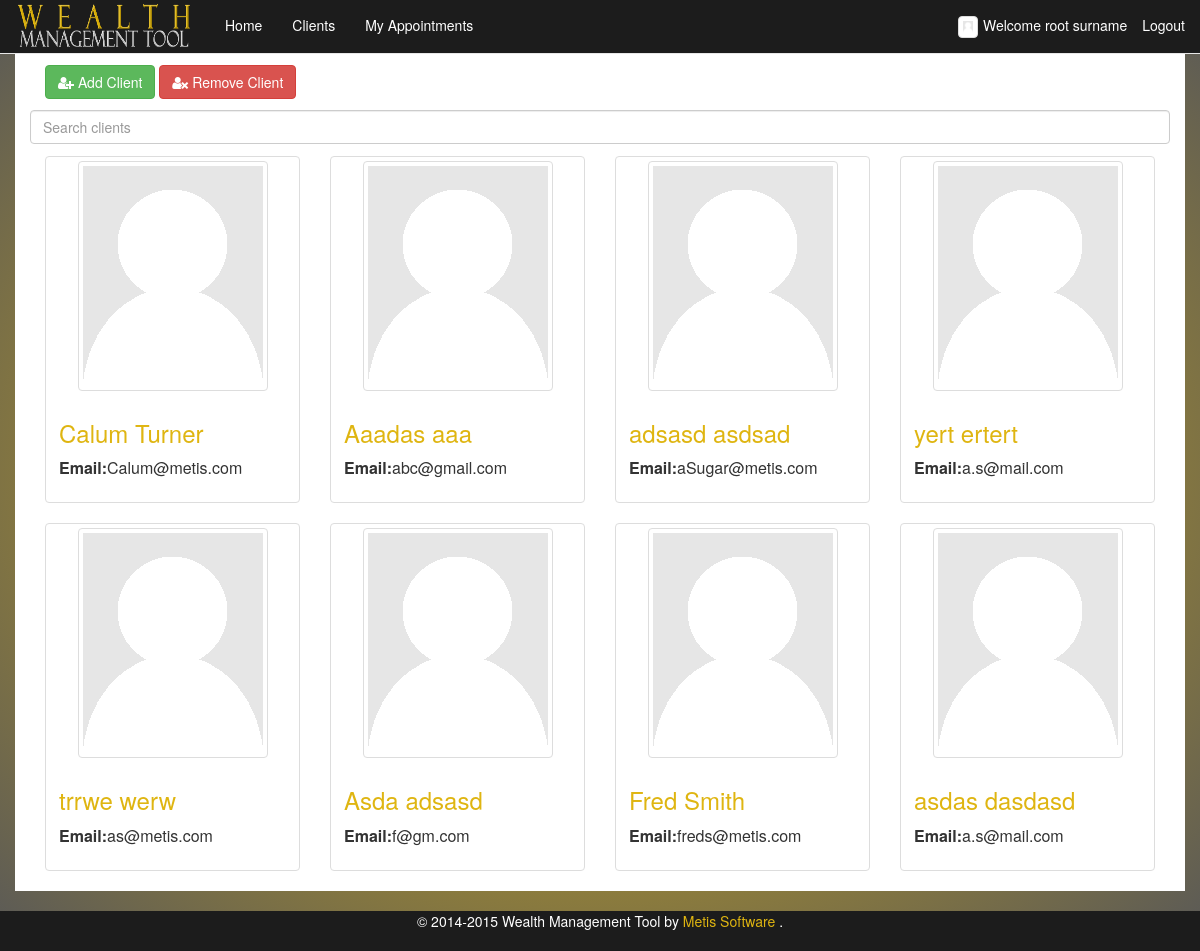
The app's page /clients/ (signed in) with its own data.
### wms/models.py (models this page shows, shortened)
class FA(AbstractBaseUser, PermissionsMixin):
    email = models.EmailField(max_length=64, unique=True)
    first_name = models.CharField(max_length=64, default="**DEFAULT**")
    middle_name = models.CharField(max_length=64, blank=True)
    surname = models.CharField(max_length=64, default="**DEFAULT**")
    image = models.ImageField(upload_to='fa_images', default='/media/person-placeholder.png')
    dob = models.DateField(default="1990-01-01")
    ni_regex = RegexValidator(regex=r'^(?!BG)(?!GB)(?!NK)(?!KN)(?!TN)(?!NT)(?!ZZ)(?:[A-CEGHJ-PR-TW-Z][A-CEGHJ-NPR-TW-Z])(?:\s*\d\s*){6}([A-D]|\s)$', message="Must be in the format: 'AA999999A', restrictions to characters apply'")
    ni_number = models.CharField(
        max_length=9, validators=[ni_regex], primary_key=True)
    is_staff=models.BooleanField(default=False)
    is_admin=models.BooleanField(default=False)
    is_active=models.BooleanField(default=True)
    USERNAME_FIELD = 'email'
    REQUIRED_FIELDS = ['first_name', 'surname', 'dob', 'ni_number', 'is_active']
    objects = FAUserManager()

class Client(models.Model):
    first_name = models.CharField(max_length=64)
    middle_name = models.CharField(max_length=64, blank=True)
    surname = models.CharField(max_length=64)
    image = models.ImageField(upload_to='client_images', default='/media/person-placeholder.png')
    dob = models.DateField(default="1990-01-01")
    ni_regex = RegexValidator(regex=r'^(?!BG)(?!GB)(?!NK)(?!KN)(?!TN)(?!NT)(?!ZZ)(?:[A-CEGHJ-PR-TW-Z][A-CEGHJ-NPR-TW-Z])(?:\s*\d\s*){6}([A-D]|\s)$', message="Must be in the format: 'AA999999A', restrictions to characters apply'")
    ni_number = models.CharField(max_length=9, validators=[ni_regex], primary_key=True)
    email = models.EmailField(max_length=64)
    phone_regex = RegexValidator(
        regex=r'^\+?1?\d{9,15}$',
        message="Not a valid phone number. Up to 9 digits allowed.")
    home_phone = models.CharField(
        max_length=11, validators=[phone_regex], blank=True
    )
    mob_phone = models.CharField(
        max_length=11, validators=[phone_regex], blank=True
    )
    cash = models.DecimalField(max_digits=20, decimal_places=2)
    fa = models.ForeignKey(FA, null=True, blank=True)
    twitter_username = models.CharField(validators=[RegexValidator(
                                                    regex="^(\w){1,15}$",
                                                    message="Not a valid username,please remove @ and max of 15 cahracters"
                                                    )],
                                        blank=True, max_length= 15)
    facebook_username = models.CharField(blank=True, null=True, max_length=15)
    linkedin_username = models.CharField(blank=True, null=True, max_length=15)
    googleplus_username = models.CharField(blank=True, null=True, max_length=15)
    def __str__(self):
        return self.surname + " - " + self.ni_number

### wms/views.py (the view)
# urls.py: url(r'^clients/', 'print_clients', name='print_clients'),
@login_required
def print_clients(request):
    current_user = request.user
    client_list = Client.objects.filter(fa__ni_number=current_user.ni_number)
    print(client_list)
    return render_to_response('wms/clients.html', {'client_list': client_list}, context_instance=RequestContext(request))

### wms/templates/wms/clients.html (shortened to what this page needs)
{% extends "wms/base_boot.html" %}
{% load staticfiles %}
{% block content %}
    <div class="col-md-12 col-sm-12 ">
        <div class="col-md-12" style="margin-bottom:1%;">
            <a class="btn btn-success" href="/new_client.html" role="button"><i class="fa fa-user-plus"></i> Add Client</a>
	    <button id="rmvclient" type="button" class="btn btn-danger"><i class="fa fa-user-times"></i> Remove Client</button>
        </div>
    </div>
    <div class=" col-md-12 col-sm-12">
    {% if client_list %}
    <div id="users">
        <input class="search form-control " placeholder="Search clients" style = "margin-bottom:1%;">
        <ul class="list-unstyled list">
        {% for client in client_list %}
        <li>
            <div class="col-sm-4 col-xs-12 col-md-3">
                <div class="thumbnail">
			<a href="/client_details/?client={{client.ni_number}}"><img src="{{ client.image.url }}" class="img-responsive img-thumbnail" style="max-width: 200px"></a>
                    <div class="caption">
                        <h3 class=""><a href="/client_details/?client={{client.ni_number}}">{{client.first_name}} {{client.surname}}</a></h3>
                        <p>
                            <table>
                                <tr>
                                    <td><strong>Email: </strong></td>
                                    <td class="email">{{client.email}}</td>
                                </tr>
                            </table>
                        </p>
                    </div>
                    </div>
                </div>
            </li>
        {%endfor%}
        </ul>
    </div>
    {% else %}
    <p>No client data</p>
    {% endif %}
    </div>
    </div>
    {%  endblock %}

### wms/templates/wms/base_boot.html (shortened to what this page needs)
{% load staticfiles %}
<html>
<head>
<link rel="stylesheet" type="text/css" href="{% static 'wms/css/style-bootstrap.css' %}" />
<link href="{% static "wms/css/bootstrap.css" %}" rel="stylesheet">
<link href="{% static "wms/css/magnific-popup.css" %}" rel="stylesheet" type="text/css">
<link rel="stylesheet" type="text/css" href="{% static "wms/css/jquery.fancybox.css" %}" media="screen" />
<link href="{% static "wms/css/bootstrap-sticky-footer.css" %}" rel="stylesheet">
<link rel="stylesheet" href="//maxcdn.bootstrapcdn.com/font-awesome/4.3.0/css/font-awesome.min.css">
</head>
<body>
<nav class="navbar navbar-default navbar-fixed-top" id="home">
	<div class="container-fluid">
		<div class="navbar-header">
			<a href="/" class="navbar-brand">
				<img src="{% static "wms/images/logo.png" %}" alt="Wealth Management Tool" height="54" width="180" style="margin-top: -15px;" /></a>
		</div>
		<div id="navbar" class="navbar-collapse collapse">
			<ul class="nav navbar-nav">
				<li><a id="home" href="/">Home</a></li>
				<li><a id="clients" href="/clients/">Clients</a></li>
				<li><a id="appointments" href="/appointments/">My Appointments</a></li>
			</ul>
			<ul class="nav navbar-nav navbar-right">
				{% if user.is_authenticated %}
				<li class="text-center" style="padding-top: 15px;padding-bottom: 15px;"><img src="{{ user.image.url }}" class="img-responsive img-thumbnail" style="max-width: 20px; margin-right:5px;"/>Welcome  {{ user.first_name }} {{ user.surname }}</li>
				<li ><a href="/logout">Logout</a>
				</li>
				{% endif %}
			</ul>
		</div>
	</div>
</nav>
<div class="container" style="overflow-x: hidden">
	{% block content %}
	{% endblock %}
<footer class="footer">
		<p class="text-center" style="color:#FFFFFF;">© 2014-2015 Wealth Management Tool by  <a style="color:#dfb511;"href="http://www.metissoftware.co.uk" target="_blank"> Metis Software </a>.</p>
</footer>
</body>
</html>

### records on screen
FA: image (placeholder picture), first_name "root", surname "surname"
Client: image (placeholder picture), first_name "Calum", surname "Turner", email "Calum@metis.com"
Client: image (placeholder picture), first_name "Aaadas", surname "aaa", email "abc@gmail.com"
Client: image (placeholder picture), first_name "adsasd", surname "asdsad", email "aSugar@metis.com"
Client: image (placeholder picture), first_name "yert", surname "ertert", email "a.s@mail.com"
Client: image (placeholder picture), first_name "trrwe", surname "werw", email "as@metis.com"
Client: image (placeholder picture), first_name "Asda", surname "adsasd", email "f@gm.com"
Client: image (placeholder picture), first_name "Fred", surname "Smith", email "freds@metis.com"
Client: image (placeholder picture), first_name "asdas", surname "dasdasd", email "a.s@mail.com"
